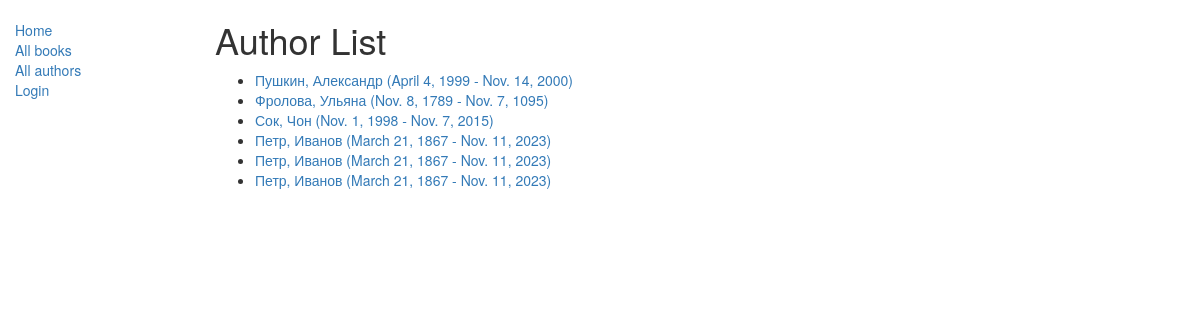
Screenshot of /catalog/authors/ with the database file from the repository.
### catalog/models.py (models this page shows)
class Author(models.Model):
    first_name = models.CharField(max_length=100)
    last_name = models.CharField(max_length=100)
    date_of_birth = models.DateField(null=True, blank=True)
    date_of_death = models.DateField('Died', null=True, blank=True)
    def get_absolute_url(self):
        return reverse('author-detail', args=[str(self.id)])
    def __str__(self):
        return '%s, %s' % (self.last_name, self.first_name)

### catalog/views.py (the view)
# urls.py: path('authors/', views.AuthorListView.as_view(), name='authors'),
class AuthorListView(generic.ListView):
    model = Author

### catalog/templates/catalog/author_list.html
{% extends "base_generic.html" %}
{% block content %}
<h1>Author List</h1>
{% if author_list %}
<ul>
{% for author in author_list %}
<li>
<a href="{{ author.get_absolute_url }}">
{{ author }} ({{author.date_of_birth}} - {% if author.date_of_death %}{{author.date_of_death}}{% endif %})
</a>
</li>
{% endfor %}
</ul>
{% else %}
<p>There are no authors available.</p>
{% endif %}
{% endblock %}

### rows the page displays
Author: last_name+first_name "Пушкин, Александр", date_of_birth "April 4, 1999", date_of_death "Nov. 14, 2000"
Author: last_name+first_name "Фролова, Ульяна", date_of_birth "Nov. 8, 1789", date_of_death "Nov. 7, 1095"
Author: last_name+first_name "Сок, Чон", date_of_birth "Nov. 1, 1998", date_of_death "Nov. 7, 2015"
Author: last_name+first_name "Петр, Иванов", date_of_birth "March 21, 1867", date_of_death "Nov. 11, 2023"
Author: last_name+first_name "Петр, Иванов", date_of_birth "March 21, 1867", date_of_death "Nov. 11, 2023"
Author: last_name+first_name "Петр, Иванов", date_of_birth "March 21, 1867", date_of_death "Nov. 11, 2023"
